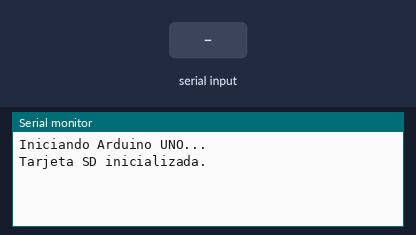
A sketch run on a simulated Arduino Uno, built with avr-gcc and run on an emulated ATmega328P. Parts: the last lines printed to the serial monitor. The test bench sets the inputs (shaded band). Storage starts empty.

Above: at 1.2 s.
1.3 s: "1\n" received over Serial
At 2.6 s:
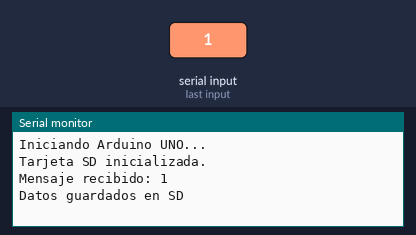
3.5 s: "0\n" received over Serial
At 4.5 s:
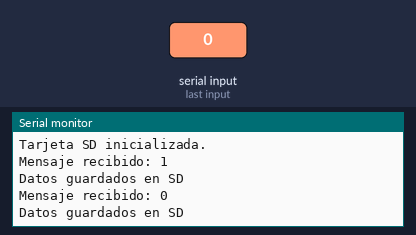
5.0 s: "2\n" received over Serial
At 5.7 s:
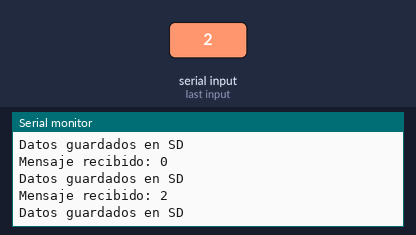

Measured:
- after the input at 1.3 s, the serial monitor: prints a new line after 0.72 s (image 1)
- after the input at 3.5 s, the serial monitor: prints a new line after 0.53 s (image 2)
- after the input at 5.0 s, the serial monitor: prints a new line at once (image 3)

The sketch:

registro_sd_arduino.ino
```cpp
#include <SPI.h>
#include <SD.h>

const int chipSelect = 4;  // Pin CS para el módulo SD

void setup() {
  // Iniciar comunicación serial
  Serial.begin(9600);
  while (!Serial);

  Serial.println("Iniciando Arduino UNO...");

  // Inicializar la tarjeta SD
  if (!SD.begin(chipSelect)) {
    Serial.println("Error al inicializar la tarjeta SD");
    while (1);
  }
  Serial.println("Tarjeta SD inicializada.");
}

void loop() {
  // Verificar si hay datos seriales disponibles desde el TTGO
  if (Serial.available()) {
    String received = Serial.readStringUntil('\n');  // Leer hasta el final de la línea
    received.trim();  // Eliminar espacios en blanco

    // Mostrar el mensaje recibido en el monitor serial
    Serial.print("Mensaje recibido: ");
    Serial.println(received);

    // Guardar el mensaje en la tarjeta SD
    File dataFile = SD.open("datos.txt", FILE_WRITE);
    if (dataFile) {
      dataFile.println(received);
      dataFile.close();
      Serial.println("Datos guardados en SD");
    } else {
      Serial.println("Error al escribir en SD");
    }
  }

  delay(1000);  // Pausa para evitar saturación de lectura
}
```
